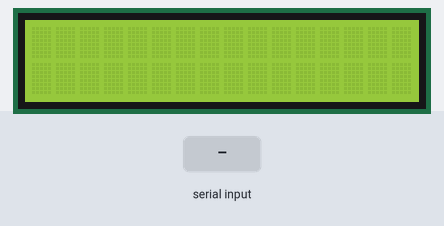
The program below on a simulated Raspberry Pi Pico running MicroPython. On the bench: 16×2 character LCD. Inputs (shaded band) come from the test bench. Library files of the repository ran but are not shown: lcd_api.py, pico_i2c_lcd.py; what the program prints to the serial console is not drawn. At 1.3 s the program stops and its outputs stay as they are.

Above: at 1.2 s.
1.3 s: "5" typed at the serial console, then Enter
At 2.0 s:
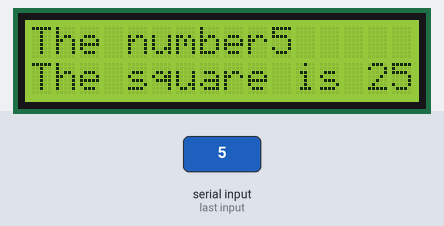
Timing chart, 0 to 2.8 s (numbered marks = the images above; inputs shaded):
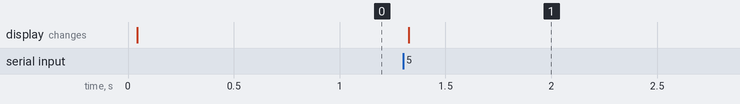

Measured:
- after the input at 1.3 s, the display: changes at once (image 1)

The program:

lcd_example.py
```python
from machine import Pin, I2C
from lcd_api import LcdApi
from pico_i2c_lcd import I2cLcd

I2C_ADDR = 0x27
I2C_NUM_ROWS = 2
I2C_NUM_COLS = 16
i2c = I2C(0, sda=machine.Pin(0), scl=machine.Pin(1), freq=400000) #Using GPIO 0 and 1 for sda and scl respectively
lcd = I2cLcd(i2c, I2C_ADDR, I2C_NUM_ROWS, I2C_NUM_COLS)

number = int(input(f'Enter number: '))
square = number **2

lcd.backlight_on()
lcd.putstr("The number" + str(number))
lcd.move_to(0,1)
lcd.putstr(f'The square is {square}')
```
